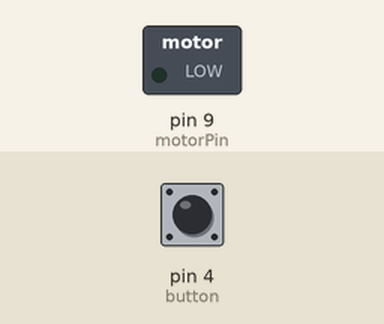
Recording of a sketch running on a simulated Arduino Uno, built with avr-gcc and run on an emulated ATmega328P. On the bench: switched loads named in the sketch (green lamp = pin HIGH). The inputs (shaded band) are chosen by the test bench; at power-on: pin 4 (button) LOW.

Above: at 1.2 s.
1.3 s: pin 4 (button) pulled HIGH for 0.15 s
At 1.37 s:
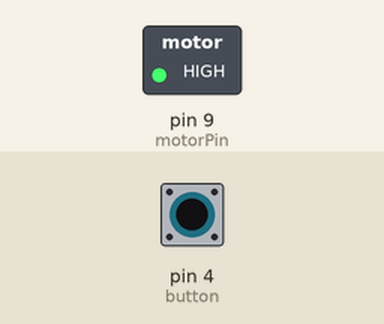
2.9 s: pin 4 (button) pulled HIGH for 3.2 s
At 7.1 s:
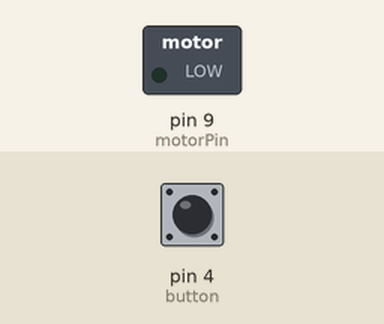
Timing chart, 0 to 8.6 s (numbered marks = the images above; inputs shaded):
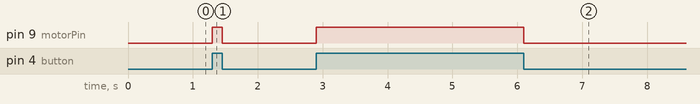

Measured:
- after the input at 1.3 s, pin 9 (motorPin): LOW → HIGH at once, → LOW 0.15 s later
- after the input at 2.9 s, pin 9 (motorPin): LOW → HIGH at once, → LOW 3.2 s later

The sketch:

prog_moteur_bouton_sensorkit_17.ino
```cpp
#define button 4
int button_state = 0;
const int motorPin = 9;

void setup() {
  // put your setup code here, to run once:
  pinMode(button, INPUT);
  pinMode(motorPin, OUTPUT);
}

void loop() {
  // put your main code here, to run repeatedly:
  button_state = digitalRead(button);
  if (button_state == HIGH) {
    digitalWrite(motorPin, HIGH);
  }
  else {
    digitalWrite(motorPin, LOW);
  }
}
```
